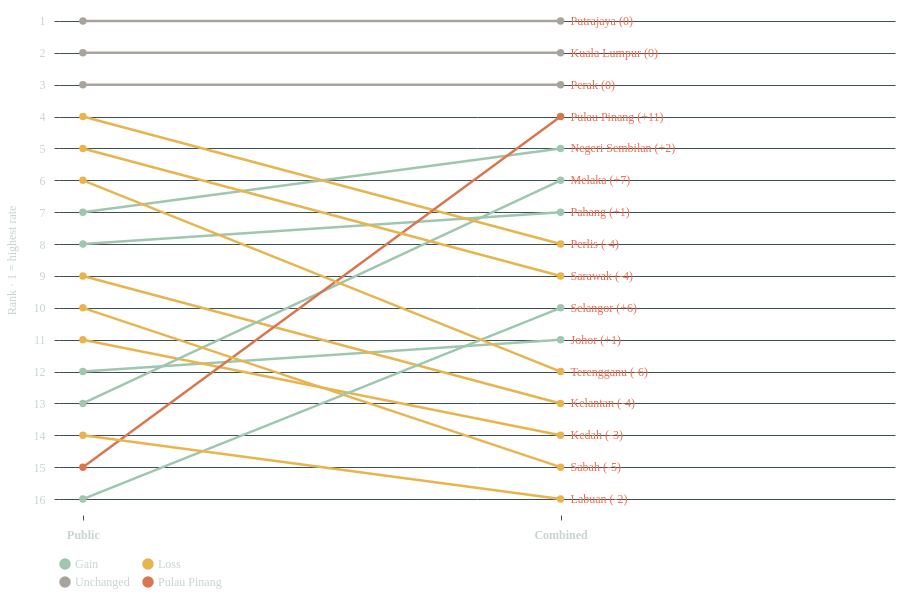

Source (Vega-Lite JSON):
### Vega-Lite specification from a JSON file in a GitHub repository (floating-point values rounded to 4 significant figures)
{"$schema": "https://vega.github.io/schema/vega-lite/v6.json", "width": 900, "background": "transparent", "autosize": {"type": "fit-x", "contains": "padding", "resize": true}, "config": {"font": "DM Sans", "view": {"stroke": null}, "axis": {"labelFontSize": 12, "titleFontSize": 12, "titleFontWeight": "normal", "labelColor": "#c6d5d2", "titleColor": "#c6d5d2", "gridColor": "#3b5155", "domain": false, "tickColor": "#3b5155", "labelPadding": 9, "titlePadding": 15}, "legend": {"labelFontSize": 12, "titleFontSize": 12, "labelColor": "#c6d5d2", "titleColor": "#c6d5d2", "orient": "top", "direction": "horizontal", "title": null}, "text": {"font": "DM Sans"}}, "height": 510, "data": {"values": [{"year": 2024, "state": "Johor", "public_beds": 5448, "residents": 4184000.0, "public_rate": 13.02, "private_hospitals": 26, "private_beds": 1975, "combined_beds": 7423, "combined_rate": 17.74, "public_rank": 12, "combined_rank": 11, "private_share": 26.61, "side": 0, "rank": 12, "gain": 1, "movement": "Gain", "label": "Johor (+1)"}, {"year": 2024, "state": "Johor", "public_beds": 5448, "residents": 4184000.0, "public_rate": 13.02, "private_hospitals": 26, "private_beds": 1975, "combined_beds": 7423, "combined_rate": 17.74, "public_rank": 12, "combined_rank": 11, "private_share": 26.61, "side": 1, "rank": 11, "gain": 1, "movement": "Gain", "label": "Johor (+1)"}, {"year": 2024, "state": "Kedah", "public_beds": 2919, "residents": 2217100, "public_rate": 13.17, "private_hospitals": 9, "private_beds": 849, "combined_beds": 3768, "combined_rate": 17.0, "public_rank": 11, "combined_rank": 14, "private_share": 22.53, "side": 0, "rank": 11, "gain": -3, "movement": "Loss", "label": "Kedah (-3)"}, {"year": 2024, "state": "Kedah", "public_beds": 2919, "residents": 2217100, "public_rate": 13.17, "private_hospitals": 9, "private_beds": 849, "combined_beds": 3768, "combined_rate": 17.0, "public_rank": 11, "combined_rank": 14, "private_share": 22.53, "side": 1, "rank": 14, "gain": -3, "movement": "Loss", "label": "Kedah (-3)"}, {"year": 2024, "state": "Kelantan", "public_beds": 2987, "residents": 1887900, "public_rate": 15.82, "private_hospitals": 3, "private_beds": 224, "combined_beds": 3211, "combined_rate": 17.01, "public_rank": 9, "combined_rank": 13, "private_share": 6.976, "side": 0, "rank": 9, "gain": -4, "movement": "Loss", "label": "Kelantan (-4)"}, {"year": 2024, "state": "Kelantan", "public_beds": 2987, "residents": 1887900, "public_rate": 15.82, "private_hospitals": 3, "private_beds": 224, "combined_beds": 3211, "combined_rate": 17.01, "public_rank": 9, "combined_rank": 13, "private_share": 6.976, "side": 1, "rank": 13, "gain": -4, "movement": "Loss", "label": "Kelantan (-4)"}, {"year": 2024, "state": "Melaka", "public_beds": 1349, "residents": 1046700, "public_rate": 12.89, "private_hospitals": 4, "private_beds": 922, "combined_beds": 2271, "combined_rate": 21.7, "public_rank": 13, "combined_rank": 6, "private_share": 40.6, "side": 0, "rank": 13, "gain": 7, "movement": "Gain", "label": "Melaka (+7)"}, {"year": 2024, "state": "Melaka", "public_beds": 1349, "residents": 1046700, "public_rate": 12.89, "private_hospitals": 4, "private_beds": 922, "combined_beds": 2271, "combined_rate": 21.7, "public_rank": 13, "combined_rank": 6, "private_share": 40.6, "side": 1, "rank": 6, "gain": 7, "movement": "Gain", "label": "Melaka (+7)"}, {"year": 2024, "state": "Negeri Sembilan", "public_beds": 1977, "residents": 1239500, "public_rate": 15.95, "private_hospitals": 8, "private_beds": 729, "combined_beds": 2706, "combined_rate": 21.83, "public_rank": 7, "combined_rank": 5, "private_share": 26.94, "side": 0, "rank": 7, "gain": 2, "movement": "Gain", "label": "Negeri Sembilan (+2)"}, {"year": 2024, "state": "Negeri Sembilan", "public_beds": 1977, "residents": 1239500, "public_rate": 15.95, "private_hospitals": 8, "private_beds": 729, "combined_beds": 2706, "combined_rate": 21.83, "public_rank": 7, "combined_rank": 5, "private_share": 26.94, "side": 1, "rank": 5, "gain": 2, "movement": "Gain", "label": "Negeri Sembilan (+2)"}, {"year": 2024, "state": "Pahang", "public_beds": 2646, "residents": 1667700, "public_rate": 15.87, "private_hospitals": 5, "private_beds": 764, "combined_beds": 3410, "combined_rate": 20.45, "public_rank": 8, "combined_rank": 7, "private_share": 22.4, "side": 0, "rank": 8, "gain": 1, "movement": "Gain", "label": "Pahang (+1)"}, {"year": 2024, "state": "Pahang", "public_beds": 2646, "residents": 1667700, "public_rate": 15.87, "private_hospitals": 5, "private_beds": 764, "combined_beds": 3410, "combined_rate": 20.45, "public_rank": 8, "combined_rank": 7, "private_share": 22.4, "side": 1, "rank": 7, "gain": 1, "movement": "Gain", "label": "Pahang (+1)"}, {"year": 2024, "state": "Perak", "public_beds": 6021, "residents": 2569400, "public_rate": 23.43, "private_hospitals": 19, "private_beds": 1261, "combined_beds": 7282, "combined_rate": 28.34, "public_rank": 3, "combined_rank": 3, "private_share": 17.32, "side": 0, "rank": 3, "gain": 0, "movement": "Unchanged", "label": "Perak (0)"}, {"year": 2024, "state": "Perak", "public_beds": 6021, "residents": 2569400, "public_rate": 23.43, "private_hospitals": 19, "private_beds": 1261, "combined_beds": 7282, "combined_rate": 28.34, "public_rank": 3, "combined_rank": 3, "private_share": 17.32, "side": 1, "rank": 3, "gain": 0, "movement": "Unchanged", "label": "Perak (0)"}, {"year": 2024, "state": "Perlis", "public_beds": 517, "residents": 296800, "public_rate": 17.42, "private_hospitals": 1, "private_beds": 61, "combined_beds": 578, "combined_rate": 19.47, "public_rank": 4, "combined_rank": 8, "private_share": 10.55, "side": 0, "rank": 4, "gain": -4, "movement": "Loss", "label": "Perlis (-4)"}, {"year": 2024, "state": "Perlis", "public_beds": 517, "residents": 296800, "public_rate": 17.42, "private_hospitals": 1, "private_beds": 61, "combined_beds": 578, "combined_rate": 19.47, "public_rank": 4, "combined_rank": 8, "private_share": 10.55, "side": 1, "rank": 8, "gain": -4, "movement": "Loss", "label": "Perlis (-4)"}, {"year": 2024, "state": "Pulau Pinang", "public_beds": 2129, "residents": 1800500, "public_rate": 11.82, "private_hospitals": 19, "private_beds": 2847, "combined_beds": 4976, "combined_rate": 27.64, "public_rank": 15, "combined_rank": 4, "private_share": 57.21, "side": 0, "rank": 15, "gain": 11, "movement": "Pulau Pinang", "label": "Pulau Pinang (+11)"}, {"year": 2024, "state": "Pulau Pinang", "public_beds": 2129, "residents": 1800500, "public_rate": 11.82, "private_hospitals": 19, "private_beds": 2847, "combined_beds": 4976, "combined_rate": 27.64, "public_rank": 15, "combined_rank": 4, "private_share": 57.21, "side": 1, "rank": 4, "gain": 11, "movement": "Pulau Pinang", "label": "Pulau Pinang (+11)"}, {"year": 2024, "state": "Sabah", "public_beds": 5097, "residents": 3742000, "public_rate": 13.62, "private_hospitals": 8, "private_beds": 410, "combined_beds": 5507, "combined_rate": 14.72, "public_rank": 10, "combined_rank": 15, "private_share": 7.445, "side": 0, "rank": 10, "gain": -5, "movement": "Loss", "label": "Sabah (-5)"}, {"year": 2024, "state": "Sabah", "public_beds": 5097, "residents": 3742000, "public_rate": 13.62, "private_hospitals": 8, "private_beds": 410, "combined_beds": 5507, "combined_rate": 14.72, "public_rank": 10, "combined_rank": 15, "private_share": 7.445, "side": 1, "rank": 15, "gain": -5, "movement": "Loss", "label": "Sabah (-5)"}, {"year": 2024, "state": "Sarawak", "public_beds": 4189, "residents": 2517500, "public_rate": 16.64, "private_hospitals": 13, "private_beds": 609, "combined_beds": 4798, "combined_rate": 19.06, "public_rank": 5, "combined_rank": 9, "private_share": 12.69, "side": 0, "rank": 5, "gain": -4, "movement": "Loss", "label": "Sarawak (-4)"}, {"year": 2024, "state": "Sarawak", "public_beds": 4189, "residents": 2517500, "public_rate": 16.64, "private_hospitals": 13, "private_beds": 609, "combined_beds": 4798, "combined_rate": 19.06, "public_rank": 5, "combined_rank": 9, "private_share": 12.69, "side": 1, "rank": 9, "gain": -4, "movement": "Loss", "label": "Sarawak (-4)"}, {"year": 2024, "state": "Selangor", "public_beds": 8334, "residents": 7362700, "public_rate": 11.32, "private_hospitals": 59, "private_beds": 5496, "combined_beds": 13830, "combined_rate": 18.78, "public_rank": 16, "combined_rank": 10, "private_share": 39.74, "side": 0, "rank": 16, "gain": 6, "movement": "Gain", "label": "Selangor (+6)"}, {"year": 2024, "state": "Selangor", "public_beds": 8334, "residents": 7362700, "public_rate": 11.32, "private_hospitals": 59, "private_beds": 5496, "combined_beds": 13830, "combined_rate": 18.78, "public_rank": 16, "combined_rank": 10, "private_share": 39.74, "side": 1, "rank": 10, "gain": 6, "movement": "Gain", "label": "Selangor (+6)"}, {"year": 2024, "state": "Terengganu", "public_beds": 1971, "residents": 1231500, "public_rate": 16.0, "private_hospitals": 2, "private_beds": 147, "combined_beds": 2118, "combined_rate": 17.2, "public_rank": 6, "combined_rank": 12, "private_share": 6.941, "side": 0, "rank": 6, "gain": -6, "movement": "Loss", "label": "Terengganu (-6)"}, {"year": 2024, "state": "Terengganu", "public_beds": 1971, "residents": 1231500, "public_rate": 16.0, "private_hospitals": 2, "private_beds": 147, "combined_beds": 2118, "combined_rate": 17.2, "public_rank": 6, "combined_rank": 12, "private_share": 6.941, "side": 1, "rank": 12, "gain": -6, "movement": "Loss", "label": "Terengganu (-6)"}, {"year": 2024, "state": "W.P. Kuala Lumpur", "public_beds": 5498, "residents": 2067500, "public_rate": 26.59, "private_hospitals": 36, "private_beds": 3602, "combined_beds": 9100, "combined_rate": 44.01, "public_rank": 2, "combined_rank": 2, "private_share": 39.58, "side": 0, "rank": 2, "gain": 0, "movement": "Unchanged", "label": "Kuala Lumpur (0)"}, {"year": 2024, "state": "W.P. Kuala Lumpur", "public_beds": 5498, "residents": 2067500, "public_rate": 26.59, "private_hospitals": 36, "private_beds": 3602, "combined_beds": 9100, "combined_rate": 44.01, "public_rank": 2, "combined_rank": 2, "private_share": 39.58, "side": 1, "rank": 2, "gain": 0, "movement": "Unchanged", "label": "Kuala Lumpur (0)"}, {"year": 2024, "state": "W.P. Labuan", "public_beds": 122, "residents": 100800, "public_rate": 12.1, "private_hospitals": 0, "private_beds": 0, "combined_beds": 122, "combined_rate": 12.1, "public_rank": 14, "combined_rank": 16, "private_share": 0, "side": 0, "rank": 14, "gain": -2, "movement": "Loss", "label": "Labuan (-2)"}, {"year": 2024, "state": "W.P. Labuan", "public_beds": 122, "residents": 100800, "public_rate": 12.1, "private_hospitals": 0, "private_beds": 0, "combined_beds": 122, "combined_rate": 12.1, "public_rank": 14, "combined_rank": 16, "private_share": 0, "side": 1, "rank": 16, "gain": -2, "movement": "Loss", "label": "Labuan (-2)"}, {"year": 2024, "state": "W.P. Putrajaya", "public_beds": 844, "residents": 120300, "public_rate": 70.16, "private_hospitals": 2, "private_beds": 24, "combined_beds": 868, "combined_rate": 72.15, "public_rank": 1, "combined_rank": 1, "private_share": 2.765, "side": 0, "rank": 1, "gain": 0, "movement": "Unchanged", "label": "Putrajaya (0)"}, {"year": 2024, "state": "W.P. Putrajaya", "public_beds": 844, "residents": 120300, "public_rate": 70.16, "private_hospitals": 2, "private_beds": 24, "combined_beds": 868, "combined_rate": 72.15, "public_rank": 1, "combined_rank": 1, "private_share": 2.765, "side": 1, "rank": 1, "gain": 0, "movement": "Unchanged", "label": "Putrajaya (0)"}]}, "encoding": {"opacity": {"condition": [{"test": "datum[\"state\"] === hoveredState || datum[\"state\"] === \"\"", "value": 1}, {"test": "hoveredState !== ''", "value": 0.65}], "value": 1}, "x": {"field": "side", "type": "quantitative", "scale": {"domain": [-0.05, 1.7]}, "axis": {"title": null, "values": [0, 1], "labelExpr": "datum.value === 0 ? 'Public' : 'Combined'", "grid": false, "labelFontWeight": 700}}, "y": {"field": "rank", "type": "quantitative", "scale": {"domain": [16.5, 0.5], "zero": false}, "axis": {"title": "Rank · 1 = highest rate", "values": [1, 2, 3, 4, 5, 6, 7, 8, 9, 10, 11, 12, 13, 14, 15, 16], "format": "d"}}, "color": {"field": "movement", "type": "nominal", "scale": {"domain": ["Gain", "Loss", "Unchanged", "Pulau Pinang"], "range": ["#9fc6ae", "#e8b44e", "#a8a49b", "#D77750"]}, "legend": {"orient": "bottom", "columns": 2}}, "detail": {"field": "state"}, "tooltip": [{"field": "state", "title": "State / territory"}, {"field": "public_rank", "title": "Public rank"}, {"field": "combined_rank", "title": "Combined rank"}, {"field": "gain", "title": "Places gained (negative = lost)"}]}, "layer": [{"mark": {"type": "line", "strokeWidth": 2.5}, "encoding": {"order": {"field": "side"}}}, {"mark": {"type": "point", "filled": true, "size": 55}}, {"transform": [{"filter": "datum.side === 1"}], "mark": {"type": "text", "align": "left", "dx": 10, "fontSize": 12}, "encoding": {"text": {"field": "label"}, "color": {"value": "#f36c4f"}}}], "params": [{"name": "hoveredState", "value": ""}], "usermeta": {"export": {"generator": "rankSlopeChartSpec", "arguments": [900, true, ""], "chartId": "rank-slope", "note": "Reveal/reset toggle, state selection and detail panel require React. Hover emphasis is driven by the website; hoveredState starts empty. Tooltip definitions are retained. Width is a fixed snapshot; page layout and fonts are supplied by the host."}}}
